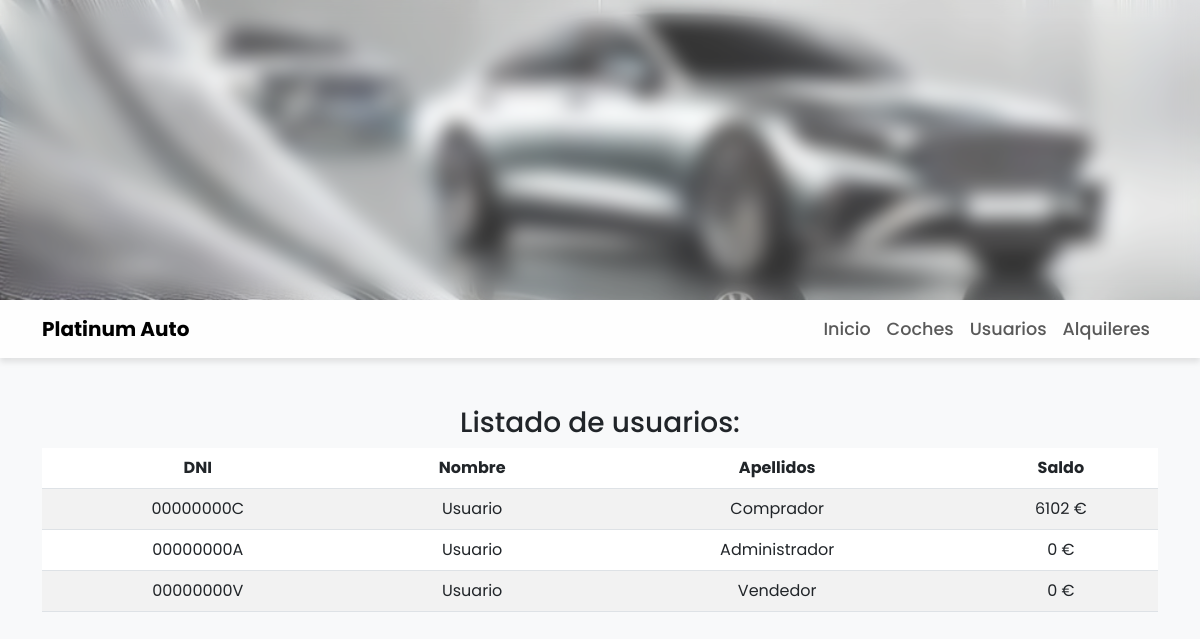
Page /usuarios/listar.php on the committed database.
### tables this page shows
CREATE TABLE `usuarios` (
  `id_usuario` int unsigned NOT NULL AUTO_INCREMENT,
  `password` varchar(100) DEFAULT NULL,
  `nombre` varchar(50) DEFAULT NULL,
  `apellidos` varchar(50) DEFAULT NULL,
  `dni` varchar(9) DEFAULT NULL,
  `saldo` float DEFAULT NULL,
  `tipo_usuario` enum('comprador','vendedor','admin') NOT NULL DEFAULT 'comprador',
  PRIMARY KEY (`id_usuario`)
);

### usuarios/listar.php (the view, shortened to what this page needs)
<?php
$servername = 'localhost';
$username = 'root';
$password = 'rootroot';
$dbname = 'concesionario';
$conn = mysqli_connect($servername, $username, $password, $dbname);
$sql = "SELECT * FROM usuarios";
$consulta = mysqli_query($conn, $sql) or die("Fallo en la consulta");
$nfilas = mysqli_num_rows($consulta);
?>
<!DOCTYPE html>
<html lang="es">
<head>
    <link href="https://cdn.jsdelivr.net/npm/bootstrap@5.3.0-alpha1/dist/css/bootstrap.min.css" rel="stylesheet">
    <link rel="stylesheet" href="../src/css/tablas.css">
</head>
<body>
    <div class="banner">
        <img src="../src/img/banner.jpg">
    </div>
    <nav class="navbar navbar-expand-lg navbar-light">
        <div class="container">
            <a class="navbar-brand fw-bold" href="#">Platinum Auto</a>
            <div class="collapse navbar-collapse" id="navbarNav">
                <ul class="navbar-nav ms-auto">
                    <li class="nav-item">
                        <a class="nav-link" href="../index.html">Inicio</a>
                    </li>
                    <li class="nav-item">
                        <a class="nav-link" href="../coches/index.html">Coches</a>
                    </li>
                    <li class="nav-item">
                        <a class="nav-link" href="index.html">Usuarios</a>
                    </li>
                    <li class="nav-item">
                        <a class="nav-link" href="../alquileres/index.html">Alquileres</a>
                    </li>
                </ul>
            </div>
        </div>
    </nav>
    <div class="container my-5" id="center">
        <h3>Listado de usuarios:</h3>
        <?php if ($nfilas > 0): ?>
            <table class="table table-striped">
                <thead>
                    <tr>
                        <th>DNI</th>
                        <th>Nombre</th>
                        <th>Apellidos</th>
                        <th>Saldo</th>
                    </tr>
                </thead>
                <tbody>
                    <?php while ($resultado = mysqli_fetch_array($consulta)): ?>
                        <tr>
                            <td><?php echo htmlspecialchars($resultado['dni']); ?></td>
                            <td><?php echo htmlspecialchars($resultado['nombre']); ?></td>
                            <td><?php echo htmlspecialchars($resultado['apellidos']); ?></td>
                            <td><?php echo htmlspecialchars($resultado['saldo']); ?> €</td>
                        </tr>
                    <?php endwhile; ?>
                </tbody>
            </table>
        <?php else: ?>
            <p>No se han encontrado usuarios en el sistema.</p>
        <?php endif; ?>
    </div>
</body>
</html>

### src/css/tablas.css (style rules this page uses)
body { background-color: #f8f9fa; font-family: 'Poppins', sans-serif; }
.banner { position: relative; width: 100%; height: 300px; overflow: hidden; display: flex; align-items: center; justify-content: center; }
.banner img { width: 100%; height: 100%; object-fit: cover; position: absolute; z-index: 1; }
.banner::before { content: ''; position: absolute; top: 0; left: 0; width: 100%; height: 100%; background: rgba(255, 255, 255, 0.2); backdrop-filter: blur(10px); -webkit-backdrop-filter: blur(10px); z-index: 2; }
nav { background: rgba(255, 255, 255, 0.9); box-shadow: 0 4px 6px rgba(0, 0, 0, 0.1); }
nav .nav-link { font-weight: 500; font-size: 1.1rem; }
#center { justify-content: center; align-items: center; text-align: center; }

### rows in the picture
usuarios: dni "00000000C", nombre "Usuario", apellidos "Comprador", saldo "6102"
usuarios: dni "00000000A", nombre "Usuario", apellidos "Administrador", saldo "0"
usuarios: dni "00000000V", nombre "Usuario", apellidos "Vendedor", saldo "0"
